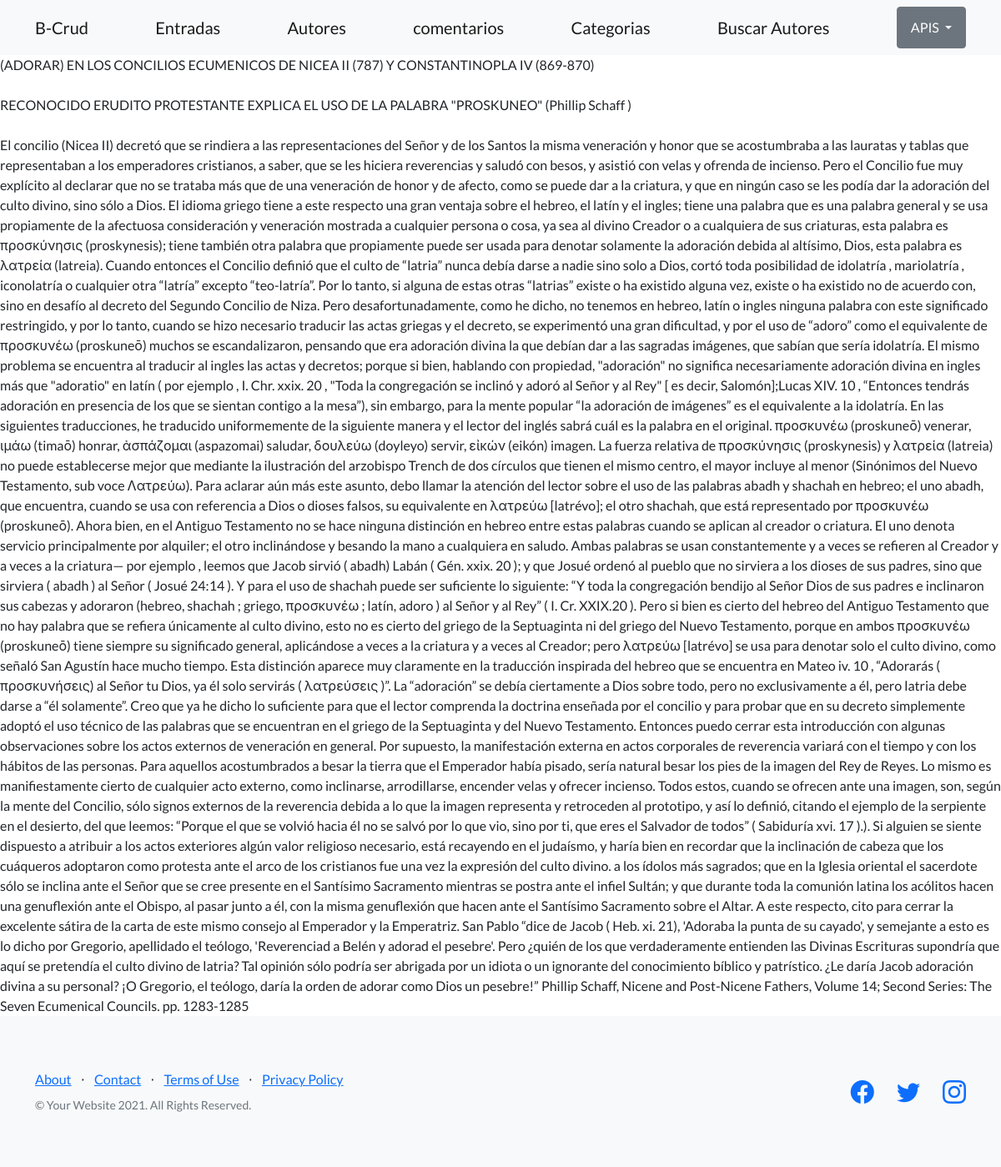
Screenshot of /bcrud/entrada/detail/1 with the database file from the repository.
### bcrud/models.py (models this page shows)
class Entrada(models.Model):
    titulo=models.CharField(max_length=100)
    subtitulo=models.CharField(max_length=200)
    texto=models.CharField(max_length=20000)

### bcrud/views.py (the view)
# urls.py: path("entrada/detail/<pk>",views.EntradaDetalle.as_view(),name='edetail'),
class EntradaDetalle(DetailView):
  model = Entrada
  template_name="bcrud/entrada_detail.html"

### bcrud/templates/bcrud/entrada_detail.html
{% extends "bcrud/padre.html" %}
{% load static %}
{% block contenidoQueCambia %}
{{entrada.titulo}}
<br>
<br>
{{entrada.subtitulo}}
<br>
<br>
{{entrada.texto}}
{% endblock %}

### rows the page displays
Entrada: titulo "(ADORAR) EN LOS CONCILIOS ECUMENICOS DE NICEA II (787) Y CONSTANTINOPLA IV (869-870)", subtitulo "RECONOCIDO ERUDITO PROTESTANTE EXPLICA EL USO DE LA PALABRA \"PROSKUNEO\" (Phillip Schaff )", texto "El concilio (Nicea II) decretó que se rindiera a las representaciones del Señor y de los Santos la misma veneración y honor que se acostumbraba a las lauratas y tablas que representaban a los emperadores cristianos, a saber, que se les hiciera reverencias y saludó con besos, y asistió con velas y ofrenda de incienso. Pero el Concilio fue muy explícito al declarar que no se trataba más que de una veneración de honor y de afecto, como se puede dar a la criatura, y que en ningún caso se les podía dar la adoración del culto divino, sino sólo a Dios. El idioma griego tiene a este respecto una gran ventaja sobre el hebreo, el latín y el ingles; tiene una palabra que es una palabra general y se…"
